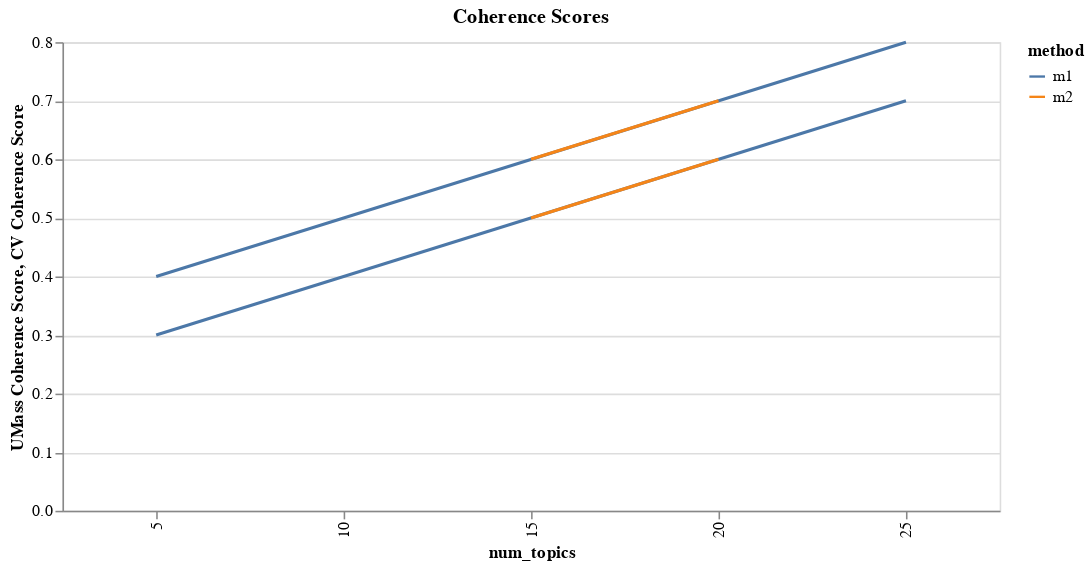

Write notebook code for a chart like this one.
### Code cell
import pandas as pd
import altair as alt

# Sample dataframe
df = pd.DataFrame({
    'num_topics': [5, 10, 15, 20, 25],
    'coherence_scores_umass': [0.4, 0.5, 0.6, 0.7, 0.8],
    'coherence_scores_cv': [0.3, 0.4, 0.5, 0.6, 0.7],
    'method': ['m1', 'm1', 'm2', 'm2', 'm1'],
    'alpha': ['auto', 'symmetric', 'auto', 'symmetric', 'auto'],
    'eta': ['auto', 'auto', 'symmetric', 'symmetric', 'auto']
})

# Melt the dataframe for easier plotting
df_melted = df.melt(id_vars=['num_topics', 'method', 'alpha', 'eta'], 
                    value_vars=['coherence_scores_umass', 'coherence_scores_cv'], 
                    var_name='coherence_metric', value_name='coherence_score')

# Create Altair plot with dual axes
chart = alt.Chart(df_melted).mark_line().encode(
    x='num_topics:O',
    color='method:N'
).properties(
    width=600,
    height=300,
    title='Coherence Scores'
)

# Add the first y-axis for coherence_scores_umass
line_umass = chart.encode(
    y=alt.Y('coherence_score:Q', axis=alt.Axis(title='UMass Coherence Score'))
).transform_filter(
    alt.datum.coherence_metric == 'coherence_scores_umass'
)

# Add the second y-axis for coherence_scores_cv
line_cv = chart.encode(
    y=alt.Y('coherence_score:Q', axis=alt.Axis(title='CV Coherence Score'))
).transform_filter(
    alt.datum.coherence_metric == 'coherence_scores_cv'
)

dual_axis_chart = line_umass + line_cv

dual_axis_chart

### Figure 1 — Vega-Lite specification as saved in the notebook (floating-point values rounded to 4 significant figures)
{"config": {"view": {"continuousWidth": 300, "continuousHeight": 300}}, "layer": [{"mark": {"type": "line"}, "encoding": {"color": {"field": "method", "type": "nominal"}, "x": {"field": "num_topics", "type": "ordinal"}, "y": {"axis": {"title": "UMass Coherence Score"}, "field": "coherence_score", "type": "quantitative"}}, "title": "Coherence Scores", "transform": [{"filter": "(datum.coherence_metric === 'coherence_scores_umass')"}]}, {"mark": {"type": "line"}, "encoding": {"color": {"field": "method", "type": "nominal"}, "x": {"field": "num_topics", "type": "ordinal"}, "y": {"axis": {"title": "CV Coherence Score"}, "field": "coherence_score", "type": "quantitative"}}, "title": "Coherence Scores", "transform": [{"filter": "(datum.coherence_metric === 'coherence_scores_cv')"}]}], "data": {"name": "data-3b125805bb31883908e316ccaeebe735"}, "height": 300, "width": 600, "$schema": "https://vega.github.io/schema/vega-lite/v5.8.0.json", "datasets": {"data-3b125805bb31883908e316ccaeebe735": [{"num_topics": 5, "method": "m1", "alpha": "auto", "eta": "auto", "coherence_metric": "coherence_scores_umass", "coherence_score": 0.4}, {"num_topics": 10, "method": "m1", "alpha": "symmetric", "eta": "auto", "coherence_metric": "coherence_scores_umass", "coherence_score": 0.5}, {"num_topics": 15, "method": "m2", "alpha": "auto", "eta": "symmetric", "coherence_metric": "coherence_scores_umass", "coherence_score": 0.6}, {"num_topics": 20, "method": "m2", "alpha": "symmetric", "eta": "symmetric", "coherence_metric": "coherence_scores_umass", "coherence_score": 0.7}, {"num_topics": 25, "method": "m1", "alpha": "auto", "eta": "auto", "coherence_metric": "coherence_scores_umass", "coherence_score": 0.8}, {"num_topics": 5, "method": "m1", "alpha": "auto", "eta": "auto", "coherence_metric": "coherence_scores_cv", "coherence_score": 0.3}, {"num_topics": 10, "method": "m1", "alpha": "symmetric", "eta": "auto", "coherence_metric": "coherence_scores_cv", "coherence_score": 0.4}, {"num_topics": 15, "method": "m2", "alpha": "auto", "eta": "symmetric", "coherence_metric": "coherence_scores_cv", "coherence_score": 0.5}, {"num_topics": 20, "method": "m2", "alpha": "symmetric", "eta": "symmetric", "coherence_metric": "coherence_scores_cv", "coherence_score": 0.6}, {"num_topics": 25, "method": "m1", "alpha": "auto", "eta": "auto", "coherence_metric": "coherence_scores_cv", "coherence_score": 0.7}]}}
